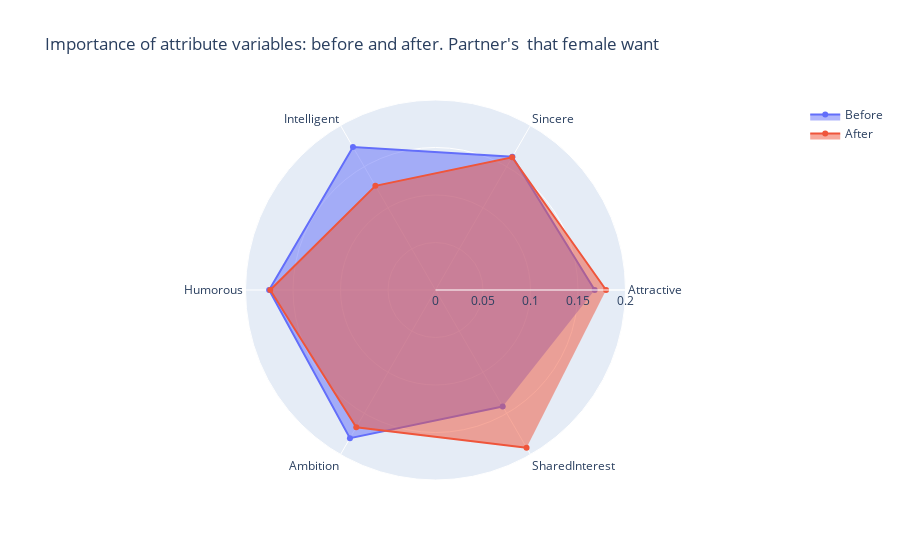

Here is the notebook cell this chart was saved with:
### Code cell
plotRadar(Feature_Coef_Before_Female, Feature_Coef_After_Female,[0,0.2], "Importance of attribute variables: before and after. Partner's  that female want ")

### Figure 1 — Plotly figure (JSON) as saved in the notebook; plotly's stock layout.template omitted (floating-point values rounded to 4 significant figures)
{"data": [{"fill": "toself", "name": "Before", "r": [0.1676, 0.1619, 0.1738, 0.1751, 0.1801, 0.1415], "theta": ["Attractive", "Sincere", "Intelligent", "Humorous", "Ambition", "SharedInterest"], "type": "scatterpolar"}, {"fill": "toself", "name": "After", "r": [0.1795, 0.1614, 0.1266, 0.174, 0.1669, 0.1917], "theta": ["Attractive", "Sincere", "Intelligent", "Humorous", "Ambition", "SharedInterest"], "type": "scatterpolar"}], "layout": {"polar": {"radialaxis": {"range": [0, 0.2], "visible": true}}, "showlegend": true, "title": {"text": "Importance of attribute variables: before and after. Partner's  that female want "}}}
